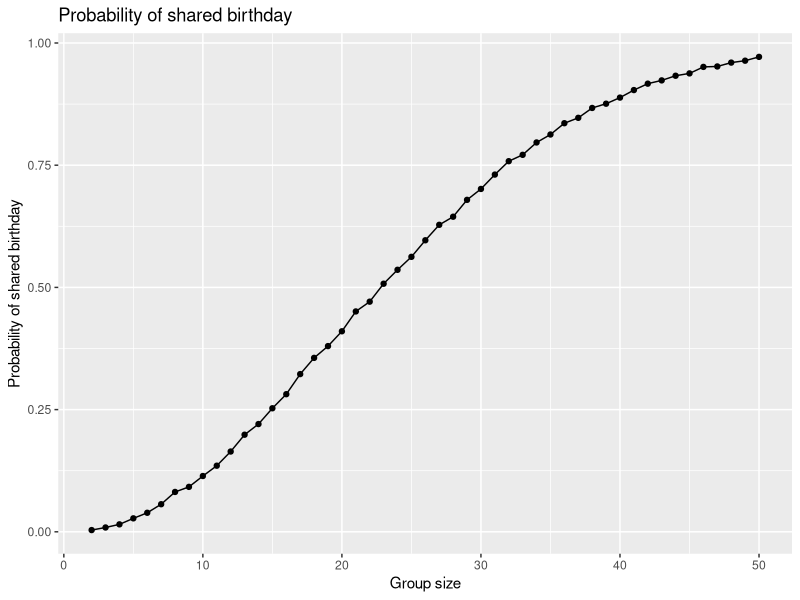

Reproduce this figure in R. (Note: this script raises an error after producing the figure.)
## ---- chunk 1
library(tidyverse)
## ---- chunk 2
bdays = sample(1:365, 25, replace = TRUE)

length(unique(bdays)) < 25
## ---- chunk 3
bday = function(n) {
  if (!is.numeric(n)) {
    stop("n must be numerical")
  } else if (n<2) {
    stop("group has at least 2 ppl")
  }
  
  bdays = sample (1:365, n, replace = TRUE)
  
  any(duplicated(bdays))
}

bday(10)
bday(50)
## ---- chunk 4
bday_function_df =
  expand.grid(
    group_size = 2:50,
    iter = 1:10000
  ) |>
  mutate(
    shared = map_lgl(group_size, bday)
  )

prob_df =
  bday_function_df |>
  group_by(group_size) |>
  summarise(prob_shared = mean(shared))
## ---- chunk 5
prob_df |>
  ggplot(aes(x = group_size, y = prob_shared)) +
  geom_point() +
  geom_line() +
  labs(
    title = "Probability of shared birthday",
    x = "Group size",
    y = "Probability of shared birthday"
  )
## ---- chunk 6
data_df = "data/data/"

participant_df =
  tibble(
    files = list.files(data_df),
    path = str_c(data_df, files)
  ) |>
  mutate(data = map(path, read_csv)) |>
  unnest(cols = data)
## ---- chunk 7
tidy_df =
  participant_df |>
  mutate(
    files = str_replace(files, ".csv", ""),
    arm = str_sub(files, 1,3)
  ) |>
  pivot_longer(
    week_1:week_8,
    names_to = "week",
    values_to = "outcome",
    names_prefix = "week_"
  ) |>
  mutate(week = as.numeric(week))|>
  select(arm, subj = files,week, outcome)
## ---- chunk 8
tidy_df |>
  ggplot(aes(x = week, y = outcome, group = subj, color = arm)) +
  geom_point() +
  geom_path() +
  facet_grid(~arm) +
  labs(
    title = "Outcome of each participant over time",
    x = "Week",
    y = "Outcome",
    color = "Arm"
  )
## ---- chunk 9
t_test_df = function(mu, n = 30, sigma = 5) {
  
  test_data_df = tibble(
    x = rnorm(n, mean = mu, sd = sigma)
  )
  test_data_df |>
    pull(x) |>
    t.test(mu = 0) |>
    broom::tidy() |>
    select(estimate, p.value)
}
## ---- chunk 10
model_df =
  expand_grid(
    mu = 0:6,
    iter = 1:5000
  ) |>
  mutate(
    results_df = map(mu, t_test_df)
  ) |>
  unnest(results_df) |>
  mutate(reject = p.value < 0.05)
## ---- chunk 11
rejection_df =
  model_df |>
  group_by(mu) |>
  summarise(power = mean(reject))

rejection_df |>
  ggplot(aes(x = mu, y = power)) +
  geom_point() +
  geom_line() +
  labs(
    title = "True Value of Mu vs Power",
    x = "True Value of Mu",
    y = "Proportion of times the null was rejected (Power)"
  )
## ---- chunk 12
average_df = 
  model_df |>
  group_by(mu) |>
  summarise(avg_estimate = mean(estimate)) |>
  mutate(samples = "All samples")

average_rejected_df =
  model_df |>
  filter(reject) |>
  group_by(mu) |>
  summarise(avg_estimate = mean(estimate)) |>
    mutate(samples = "Rejected null")

bind_rows(average_df, average_rejected_df) |>
  ggplot(aes(x = mu, y = avg_estimate, color = samples)) +
  geom_point() +
  geom_line() +
  labs(
    title = "True Value of Mu x Average Estimate of Mu, for All Samples vs. Samples For Which the Null Was Rejected",
    x = "True value of mu",
    y = "Average estimate of mu",
    color = "samples"
  )
